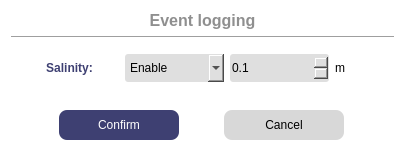
<?xml version="1.0" encoding="UTF-8"?>
<ui version="4.0">
 <class>WEventLoggingSalinity</class>
 <widget class="QDialog" name="WEventLoggingSalinity">
  <property name="geometry">
   <rect>
    <x>0</x>
    <y>0</y>
    <width>405</width>
    <height>160</height>
   </rect>
  </property>
  <property name="windowTitle">
   <string>Log data period configuration</string>
  </property>
  <property name="styleSheet">
   <string notr="true">#WEventLoggingSalinity {
 background-color:white;
 border-radius: 5px;
}
#label{
 color: #3E4072;
 font-weight: 800;
}
#buttonBox{
 background-color: #3E4072;
}
#label_Title{
 color: #8F8F8F;
 font-weight: 600;
}
QComboBox, 
QSpinBox,
QDoubleSpinBox {
 background-color:#DFDFDF;
 border-radius: 3px;
}
QComboBox{
 color: black;
}
#pushButton_Confirm,
#pushButton_Cancel {
 border: none;
 border-radius: 8px;
}
#pushButton_Confirm {
 color: white;
 background-color: #3E4072;
}
#pushButton_Confirm:hover {
 color: white;
 background-color: #595D89;
}
#pushButton_Cancel {
 background-color: #D8D8D8;
}
#pushButton_Cancel:hover {
 background-color: #ACACAC;
}</string>
  </property>
  <layout class="QVBoxLayout" name="verticalLayout">
   <item>
    <widget class="QLabel" name="label_Title">
     <property name="font">
      <font>
       <pointsize>12</pointsize>
       <fontweight>DemiBold</fontweight>
      </font>
     </property>
     <property name="text">
      <string>Event logging</string>
     </property>
     <property name="alignment">
      <set>Qt::AlignCenter</set>
     </property>
    </widget>
   </item>
   <item>
    <widget class="Line" name="line">
     <property name="orientation">
      <enum>Qt::Horizontal</enum>
     </property>
    </widget>
   </item>
   <item>
    <widget class="QWidget" name="widget" native="true">
     <layout class="QGridLayout" name="gridLayout">
      <item row="0" column="3">
       <widget class="QLabel" name="label_2">
        <property name="maximumSize">
         <size>
          <width>50</width>
          <height>16777215</height>
         </size>
        </property>
        <property name="text">
         <string>m</string>
        </property>
       </widget>
      </item>
      <item row="0" column="1">
       <widget class="QComboBox" name="comboBox">
        <property name="minimumSize">
         <size>
          <width>0</width>
          <height>28</height>
         </size>
        </property>
        <item>
         <property name="text">
          <string>Enable</string>
         </property>
        </item>
        <item>
         <property name="text">
          <string>Disable</string>
         </property>
        </item>
       </widget>
      </item>
      <item row="0" column="2">
       <widget class="QDoubleSpinBox" name="spinBox">
        <property name="minimumSize">
         <size>
          <width>0</width>
          <height>28</height>
         </size>
        </property>
        <property name="decimals">
         <number>1</number>
        </property>
        <property name="minimum">
         <double>0.100000000000000</double>
        </property>
        <property name="maximum">
         <double>50.000000000000000</double>
        </property>
       </widget>
      </item>
      <item row="0" column="0">
       <widget class="QLabel" name="label">
        <property name="text">
         <string>Salinity:</string>
        </property>
        <property name="alignment">
         <set>Qt::AlignCenter</set>
        </property>
       </widget>
      </item>
     </layout>
    </widget>
   </item>
   <item>
    <spacer name="verticalSpacer">
     <property name="orientation">
      <enum>Qt::Vertical</enum>
     </property>
     <property name="sizeHint" stdset="0">
      <size>
       <width>20</width>
       <height>40</height>
      </size>
     </property>
    </spacer>
   </item>
   <item>
    <widget class="QWidget" name="widget_3" native="true">
     <layout class="QHBoxLayout" name="horizontalLayout">
      <item>
       <widget class="QPushButton" name="pushButton_Confirm">
        <property name="minimumSize">
         <size>
          <width>0</width>
          <height>30</height>
         </size>
        </property>
        <property name="maximumSize">
         <size>
          <width>120</width>
          <height>16777215</height>
         </size>
        </property>
        <property name="text">
         <string>Confirm</string>
        </property>
       </widget>
      </item>
      <item>
       <widget class="QPushButton" name="pushButton_Cancel">
        <property name="minimumSize">
         <size>
          <width>120</width>
          <height>30</height>
         </size>
        </property>
        <property name="maximumSize">
         <size>
          <width>120</width>
          <height>16777215</height>
         </size>
        </property>
        <property name="text">
         <string>Cancel</string>
        </property>
       </widget>
      </item>
     </layout>
    </widget>
   </item>
  </layout>
 </widget>
 <resources/>
 <connections>
  <connection>
   <sender>pushButton_Confirm</sender>
   <signal>clicked()</signal>
   <receiver>WEventLoggingSalinity</receiver>
   <slot>accept()</slot>
   <hints>
    <hint type="sourcelabel">
     <x>158</x>
     <y>143</y>
    </hint>
    <hint type="destinationlabel">
     <x>89</x>
     <y>312</y>
    </hint>
   </hints>
  </connection>
  <connection>
   <sender>pushButton_Cancel</sender>
   <signal>clicked()</signal>
   <receiver>WEventLoggingSalinity</receiver>
   <slot>reject()</slot>
   <hints>
    <hint type="sourcelabel">
     <x>313</x>
     <y>148</y>
    </hint>
    <hint type="destinationlabel">
     <x>312</x>
     <y>275</y>
    </hint>
   </hints>
  </connection>
 </connections>
</ui>
